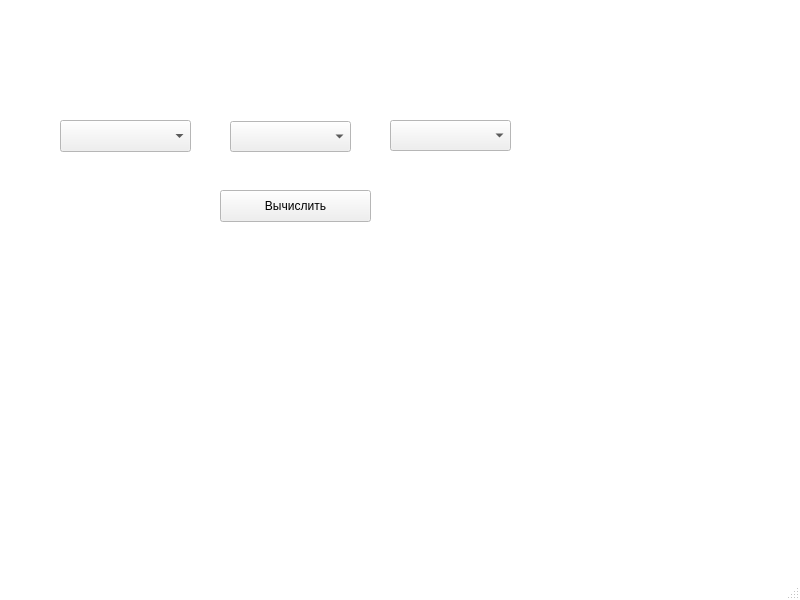
<?xml version="1.0" encoding="UTF-8"?>
<ui version="4.0">
 <class>MainWindow</class>
 <widget class="QMainWindow" name="MainWindow">
  <property name="geometry">
   <rect>
    <x>0</x>
    <y>0</y>
    <width>800</width>
    <height>600</height>
   </rect>
  </property>
  <property name="palette">
   <palette>
    <active>
     <colorrole role="Base">
      <brush brushstyle="SolidPattern">
       <color alpha="255">
        <red>255</red>
        <green>255</green>
        <blue>255</blue>
       </color>
      </brush>
     </colorrole>
     <colorrole role="Window">
      <brush brushstyle="SolidPattern">
       <color alpha="255">
        <red>255</red>
        <green>255</green>
        <blue>255</blue>
       </color>
      </brush>
     </colorrole>
    </active>
    <inactive>
     <colorrole role="Base">
      <brush brushstyle="SolidPattern">
       <color alpha="255">
        <red>255</red>
        <green>255</green>
        <blue>255</blue>
       </color>
      </brush>
     </colorrole>
     <colorrole role="Window">
      <brush brushstyle="SolidPattern">
       <color alpha="255">
        <red>255</red>
        <green>255</green>
        <blue>255</blue>
       </color>
      </brush>
     </colorrole>
    </inactive>
    <disabled>
     <colorrole role="Base">
      <brush brushstyle="SolidPattern">
       <color alpha="255">
        <red>255</red>
        <green>255</green>
        <blue>255</blue>
       </color>
      </brush>
     </colorrole>
     <colorrole role="Window">
      <brush brushstyle="SolidPattern">
       <color alpha="255">
        <red>255</red>
        <green>255</green>
        <blue>255</blue>
       </color>
      </brush>
     </colorrole>
    </disabled>
   </palette>
  </property>
  <property name="windowTitle">
   <string>MainWindow</string>
  </property>
  <widget class="QWidget" name="centralwidget">
   <widget class="QComboBox" name="comboBox_op1">
    <property name="geometry">
     <rect>
      <x>60</x>
      <y>120</y>
      <width>131</width>
      <height>32</height>
     </rect>
    </property>
    <item>
     <property name="text">
      <string/>
     </property>
    </item>
    <item>
     <property name="text">
      <string>false</string>
     </property>
    </item>
    <item>
     <property name="text">
      <string>true</string>
     </property>
    </item>
   </widget>
   <widget class="QComboBox" name="comboBox_operation">
    <property name="geometry">
     <rect>
      <x>230</x>
      <y>121</y>
      <width>121</width>
      <height>31</height>
     </rect>
    </property>
    <item>
     <property name="text">
      <string/>
     </property>
    </item>
    <item>
     <property name="text">
      <string>⋀</string>
     </property>
    </item>
    <item>
     <property name="text">
      <string>∨</string>
     </property>
    </item>
    <item>
     <property name="text">
      <string>¬</string>
     </property>
    </item>
    <item>
     <property name="text">
      <string>→</string>
     </property>
    </item>
    <item>
     <property name="text">
      <string>↔</string>
     </property>
    </item>
    <item>
     <property name="text">
      <string>⊕</string>
     </property>
    </item>
   </widget>
   <widget class="QComboBox" name="comboBox_op2">
    <property name="geometry">
     <rect>
      <x>390</x>
      <y>120</y>
      <width>121</width>
      <height>31</height>
     </rect>
    </property>
    <item>
     <property name="text">
      <string/>
     </property>
    </item>
    <item>
     <property name="text">
      <string>false</string>
     </property>
    </item>
    <item>
     <property name="text">
      <string>true</string>
     </property>
    </item>
   </widget>
   <widget class="QPushButton" name="pushButton_result">
    <property name="geometry">
     <rect>
      <x>220</x>
      <y>190</y>
      <width>151</width>
      <height>32</height>
     </rect>
    </property>
    <property name="text">
     <string>Вычислить</string>
    </property>
   </widget>
   <widget class="QLabel" name="label_result">
    <property name="geometry">
     <rect>
      <x>220</x>
      <y>260</y>
      <width>151</width>
      <height>20</height>
     </rect>
    </property>
    <property name="text">
     <string/>
    </property>
   </widget>
  </widget>
  <widget class="QMenuBar" name="menubar">
   <property name="geometry">
    <rect>
     <x>0</x>
     <y>0</y>
     <width>800</width>
     <height>21</height>
    </rect>
   </property>
  </widget>
  <widget class="QStatusBar" name="statusbar"/>
 </widget>
 <resources/>
 <connections/>
</ui>
